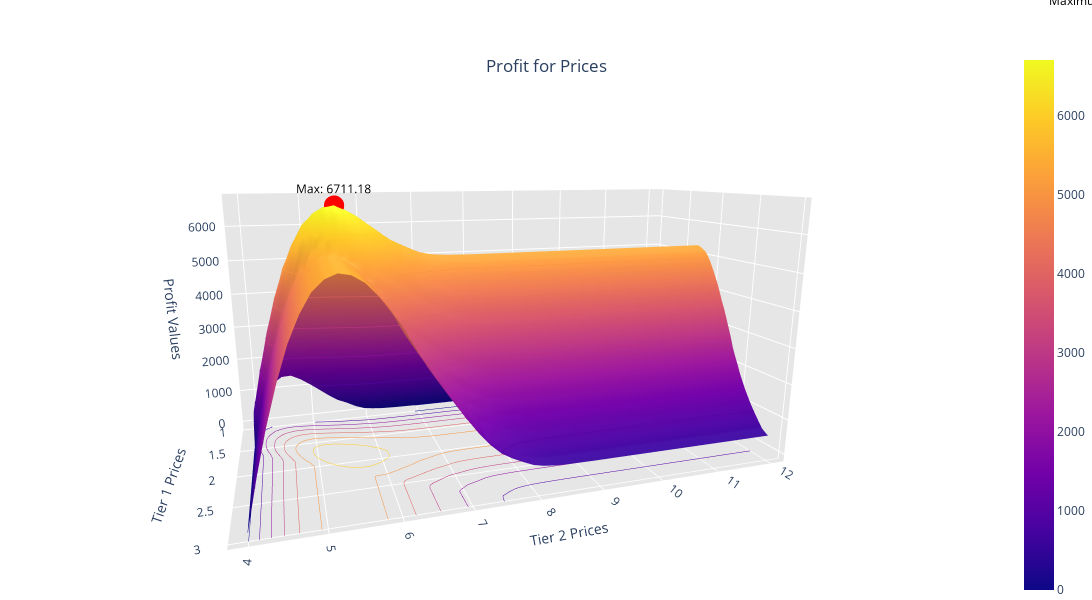

Notebook code cell kept with this figure:
### Code cell
# fig = plt.figure(figsize=(12, 16))
# ax = Axes3D(fig)


prices_prof_arr = np.array(prices_profits)

tier_1_vals = prices_prof_arr[:,0]
tier_2_vals = prices_prof_arr[:,1]
profit_vals = prices_prof_arr[:,2]

X,Y = np.meshgrid(tier_1_prices, tier_2_prices)
Z = profit_vals.reshape(X.shape).T

# Taking log of profit b/c I want to emphasize higher values more
# profit_normalized = (profit_options - np.min(profit_options)) / (np.max(profit_options) - np.min(profit_options))
# profit_log_transformed = np.log1p(profit_normalized * 0.0000001)  

# colors = plt.cm.viridis(profit_log_transformed / np.max(profit_log_transformed))

# ax.plot_surface(X,Y,Z, cmap=plt.cm.viridis, zorder=0)
fig = go.Figure(data=[go.Surface(
    z=Z,
    x=X,
    y=Y,
    colorscale='Plasma',  # Change to a vibrant colormap
    contours={
        "z": {
            "show": True,
            "usecolormap": True,
            "highlightcolor": "lime",
            "project": {"z": True}
        }
    }
)])

maximum = max(profits)
inds = [i for i, x in enumerate(profits) if x == maximum]
tier_1_price = tier_1_vals[inds]
tier_2_price = tier_2_vals[inds]

fig.add_trace(go.Scatter3d(
    x=tier_1_price, y=tier_2_price, z=[maximum],
    mode='markers+text',
    marker=dict(size=7, color='red', symbol='circle'),
    text=[f"Max: {maximum:.2f}"],
    textfont=dict(size=12, color="black"),
    textposition="top center"
))

fig.update_layout(
    title={
        'text': "Profit for Prices",
        'y': 0.9,  # Adjust title position
        'x': 0.5,
        'xanchor': 'center',
        'yanchor': 'top'
    },
    scene=dict(
        xaxis=dict(title="Tier 1 Prices", backgroundcolor="rgb(230, 230, 230)", gridcolor="white"),
        yaxis=dict(title="Tier 2 Prices", backgroundcolor="rgb(230, 230, 230)", gridcolor="white"),
        zaxis=dict(title="Profit Values", backgroundcolor="rgb(230, 230, 230)", gridcolor="white"),
        camera=dict(eye=dict(x=1.5,y=1.5, z=1.5)),  # Set camera position for better perspective
        aspectratio=dict(x=1,y=2,z=1)
    ),
    autosize = False,
    width=1200,
    height=600,
    margin=dict(l=0, r=0, t=50, b=0),  # Reduce margins
    coloraxis_colorbar=dict(title="Profit", tickvals=np.linspace(Z.min(), Z.max(), 5))
)

fig.add_annotation(
    x=tier_1_price[0],
    y=tier_2_price[0],
    text="Maximum Point",
    showarrow=True,
    arrowhead=2,
    ax=-40,
    ay=40,
    font=dict(color="black", size=12),
    arrowcolor="red"
)

# Show the plot
fig.show()

### Figure 1 — Plotly figure (JSON) as saved in the notebook; plotly's stock layout.template omitted (floating-point values rounded to 4 significant figures; data arrays with more than 128 entries replaced by an {"elided": "..."} marker saying what was removed)
{"data": [{"colorscale": [[0, "#0d0887"], [0.1111, "#46039f"], [0.2222, "#7201a8"], [0.3333, "#9c179e"], [0.4444, "#bd3786"], [0.5556, "#d8576b"], [0.6667, "#ed7953"], [0.7778, "#fb9f3a"], [0.8889, "#fdca26"], [1, "#f0f921"]], "contours": {"z": {"highlightcolor": "lime", "project": {"z": true}, "show": true, "usecolormap": true}}, "type": "surface", "x": {"elided": "50x50 float values"}, "y": {"elided": "50x50 float values"}, "z": {"elided": "50x50 float values"}}, {"marker": {"color": "red", "size": 7, "symbol": "circle"}, "mode": "markers+text", "text": ["Max: 6711.18"], "textfont": {"color": "black", "size": 12}, "textposition": "top center", "type": "scatter3d", "x": [1.857], "y": [5.469], "z": [6711.0]}], "layout": {"annotations": [{"arrowcolor": "red", "arrowhead": 2, "ax": -40, "ay": 40, "font": {"color": "black", "size": 12}, "showarrow": true, "text": "Maximum Point", "x": 1.857, "y": 5.469}], "autosize": false, "coloraxis": {"colorbar": {"tickvals": [0, 1678.0, 3356.0, 5033.0, 6711.0], "title": {"text": "Profit"}}}, "height": 600, "margin": {"b": 0, "l": 0, "r": 0, "t": 50}, "scene": {"aspectratio": {"x": 1, "y": 2, "z": 1}, "camera": {"center": {"x": 0, "y": 0, "z": 0}, "eye": {"x": 2.42, "y": -0.7759, "z": 0.6025}, "projection": {"type": "perspective"}, "up": {"x": 0, "y": 0, "z": 1}}, "xaxis": {"backgroundcolor": "rgb(230, 230, 230)", "gridcolor": "white", "title": {"text": "Tier 1 Prices"}, "type": "linear"}, "yaxis": {"backgroundcolor": "rgb(230, 230, 230)", "gridcolor": "white", "title": {"text": "Tier 2 Prices"}, "type": "linear"}, "zaxis": {"backgroundcolor": "rgb(230, 230, 230)", "gridcolor": "white", "title": {"text": "Profit Values"}, "type": "linear"}}, "title": {"text": "Profit for Prices", "x": 0.5, "xanchor": "center", "y": 0.9, "yanchor": "top"}, "width": 1200}}
